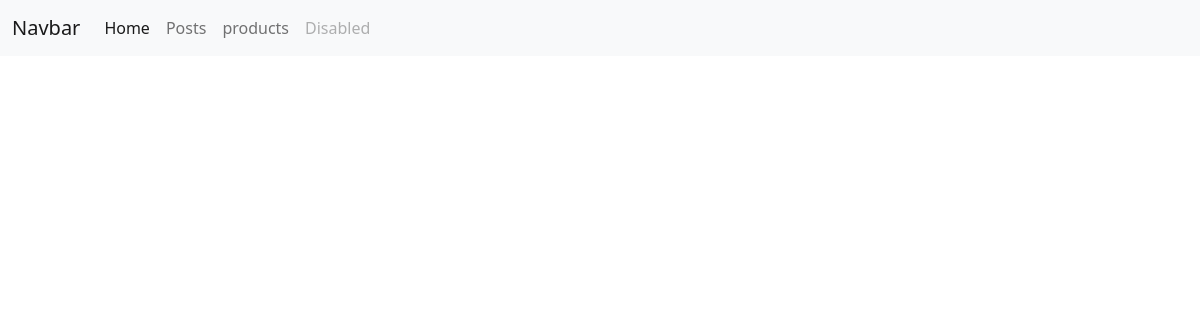
The app's page /posts/, older data.
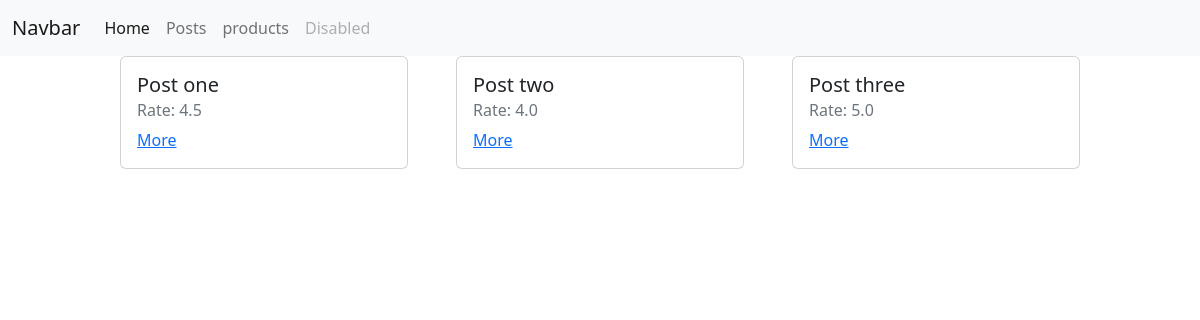
The same page, newer data.
### posts/models.py (models this page shows, shortened)
class Post(models.Model):
    image = models.ImageField(null=True, blank=True)
    title = models.CharField(max_length=255)
    description = models.TextField()
    created_date = models.DateTimeField(auto_now_add=True)
    modified_date = models.DateTimeField(auto_now=True)
    rate = models.FloatField(default=0)

### posts/views.py (the view)
# urls.py: path('posts/',posts_view),
def posts_view(requests):
    if requests.method == "GET":
        posts = Post.objects.all()
        context = {
            'posts': posts
        }
        return render(requests,'posts/posts.html',context=context)

### templates/posts/posts.html (shortened to what this page needs)
{% extends 'layouts/index.html' %}
{% block content %}
    <div class="posts">
        {% for post in posts %}
            <div class="card" style="width: 18rem;">
                <div class="card-body">
                    <h5 class="card-title">{{ post.title }}</h5>
                    <h6 class="card-subtitle mb-2 text-muted">Rate: {{ post.rate }}</h6>
                    <a href="#" class="card-link">More</a>
                </div>
            </div>
        {% endfor %}
    </div>
{% endblock %}

### templates/layouts/index.html (shortened to what this page needs)
<!doctype html>
<html lang="en">
<head>
    <link rel="stylesheet" href="https://cdn.jsdelivr.net/npm/bootstrap@5.2.3/dist/css/bootstrap.min.css">
</head>
<body>
<nav class="navbar navbar-expand-lg navbar-light bg-light">
  <div class="container-fluid">
    <a class="navbar-brand" href="#">Navbar</a>
    <div class="collapse navbar-collapse" id="navbarNav">
      <ul class="navbar-nav">
        <li class="nav-item">
          <a class="nav-link active" aria-current="page" href="/">Home</a>
        </li>
        <li class="nav-item">
          <a class="nav-link" href="posts/">Posts</a>
        </li>
        <li class="nav-item">
          <a class="nav-link" href="products/">products</a>
        </li>
        <li class="nav-item">
          <a class="nav-link disabled" href="#" tabindex="-1" aria-disabled="true">Disabled</a>
        </li>
      </ul>
    </div>
  </div>
</nav>
{% block content %}
{% endblock  %}
</body>
</html>

### templates/posts/posts.html (style rules this page uses)
.posts { width: 80%; margin-left: 10%; display: flex; justify-content: space-between; flex-wrap: wrap; }

Row changes from the older to the newer data that the page shows:
added Post: title "Post one", rate "4.5"
added Post: title "Post two", rate "4.0"
added Post: title "Post three", rate "5.0"
